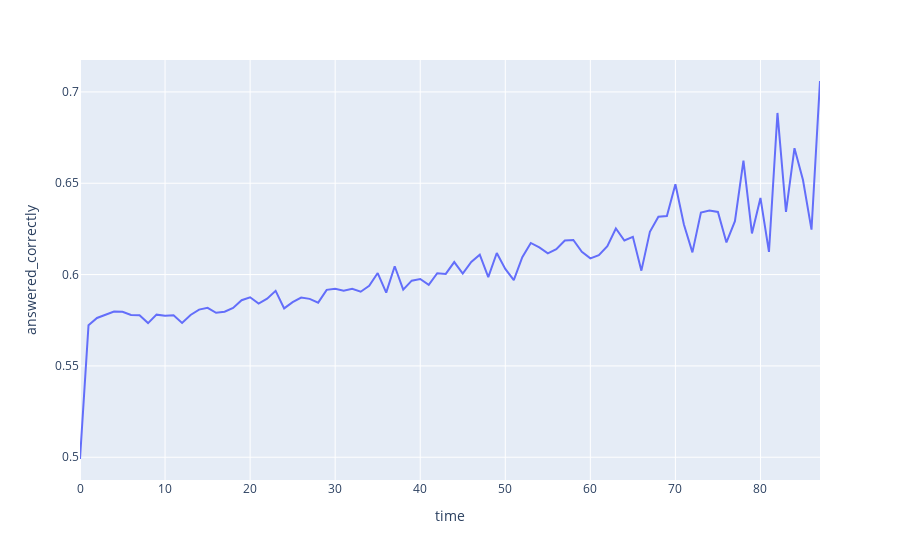

This figure's notebook cell:
### Markdown cell above
И выведем что у нас получилось!

### Code cell
px.line(result, x='time', y='answered_correctly')

### Figure 1 — Plotly figure (JSON) as saved in the notebook; plotly's stock layout.template omitted (floating-point values rounded to 4 significant figures)
{"data": [{"hovertemplate": "time=%{x}<br>answered_correctly=%{y}<extra></extra>", "legendgroup": "", "line": {"color": "#636efa", "dash": "solid"}, "marker": {"symbol": "circle"}, "mode": "lines", "name": "", "orientation": "v", "showlegend": false, "type": "scatter", "x": [0, 1, 2, 3, 4, 5, 6, 7, 8, 9, 10, 11, 12, 13, 14, 15, 16, 17, 18, 19, 20, 21, 22, 23, 24, 25, 26, 27, 28, 29, 30, 31, 32, 33, 34, 35, 36, 37, 38, 39, 40, 41, 42, 43, 44, 45, 46, 47, 48, 49, 50, 51, 52, 53, 54, 55, 56, 57, 58, 59, 60, 61, 62, 63, 64, 65, 66, 67, 68, 69, 70, 71, 72, 73, 74, 75, 76, 77, 78, 79, 80, 81, 82, 83, 84, 85, 86, 87], "xaxis": "x", "y": [0.499, 0.5723, 0.5762, 0.5778, 0.5798, 0.5797, 0.5778, 0.5777, 0.5734, 0.5781, 0.5775, 0.5777, 0.5735, 0.5779, 0.5808, 0.5818, 0.5791, 0.5797, 0.5818, 0.586, 0.5876, 0.5841, 0.5868, 0.5911, 0.5815, 0.5849, 0.5874, 0.5867, 0.5846, 0.5916, 0.5922, 0.5911, 0.5922, 0.5906, 0.5938, 0.6008, 0.5901, 0.6046, 0.5918, 0.5967, 0.5976, 0.5944, 0.6008, 0.6004, 0.6068, 0.6005, 0.6069, 0.6109, 0.5986, 0.6118, 0.6031, 0.597, 0.6095, 0.6173, 0.6148, 0.6116, 0.6139, 0.6187, 0.6189, 0.6125, 0.6089, 0.6106, 0.6156, 0.6252, 0.6187, 0.6206, 0.6021, 0.6234, 0.6316, 0.6321, 0.6494, 0.6275, 0.6122, 0.634, 0.6351, 0.6343, 0.6176, 0.6292, 0.6624, 0.6225, 0.642, 0.6124, 0.6885, 0.6343, 0.6692, 0.6518, 0.6246, 0.706], "yaxis": "y"}], "layout": {"autosize": true, "legend": {"tracegroupgap": 0}, "margin": {"t": 60}, "xaxis": {"anchor": "y", "autorange": true, "domain": [0, 1], "range": [0, 87], "title": {"text": "time"}, "type": "linear"}, "yaxis": {"anchor": "x", "autorange": true, "domain": [0, 1], "range": [0.4875, 0.7175], "title": {"text": "answered_correctly"}, "type": "linear"}}}
